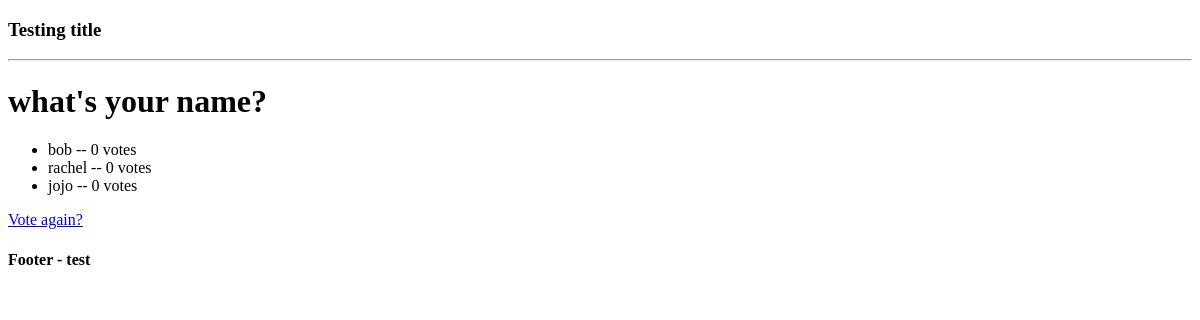
The page /polls/1/results on the database as committed earlier.
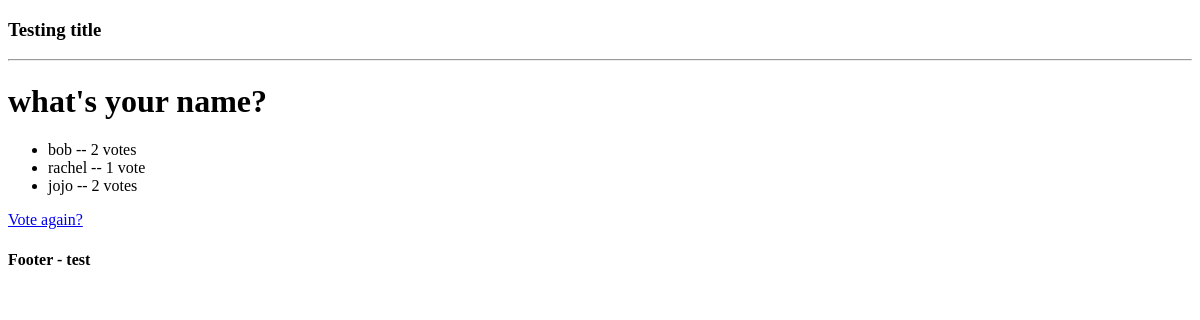
The same page on the database as committed later.
### polls/models.py (models this page shows, shortened)
class Choice(models.Model):
    choice_text = models.CharField(max_length=200)
    votes = models.IntegerField(default=0)
    question = models.ForeignKey(Question, on_delete=models.CASCADE)

### polls/views.py (the view)
# urls.py: url(r'^(?P<question_id>[0-9]+)/results$', views.results, name="results"),
def results(request, question_id):
    question = get_object_or_404(Question, pk=question_id)
    return render(request, 'polls/results.html', {'question': question})

### polls/templates/polls/results.html
{% extends 'polls/base.html' %}
{% block main_content %}
<h1> {{ question.question_text }} </h1>
<ul>
    {% for choice in question.choice_set.all %}
        <li> {{ choice.choice_text }} -- {{ choice.votes }} vote{{ choice.votes | pluralize}}</li>
    {% endfor %}
</ul>
<a href="{% url 'polls:detail' question.id %}">Vote again?</a>
{% endblock %}

Rows that differ between the two databases and show on the page:
changed Choice "bob": votes "0" → "2"
changed Choice "rachel": votes "0" → "1"; votes|pluralize "s" → (not shown)
changed Choice "jojo": votes "0" → "2"
